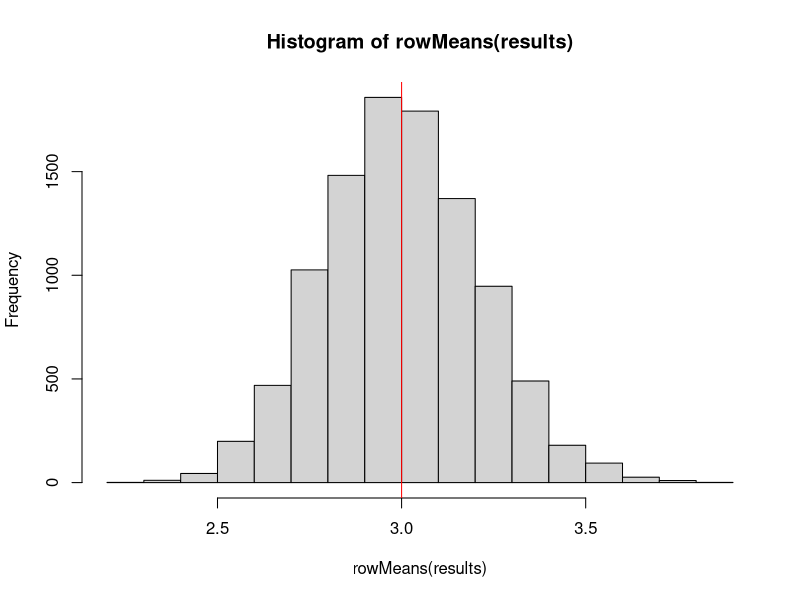
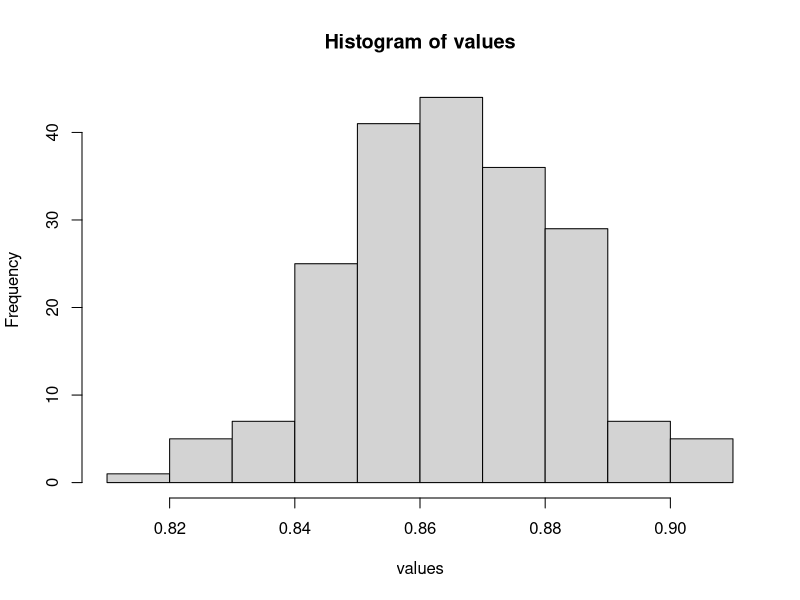

Reproduce these figures in R, in order.
set.seed(1928)
n <- 200
M <- 10000
lambda <- 1/3
results <- matrix(0, nrow = M, ncol = n)
for(m in 1:M){
  results[m, ] <- rexp(n, lambda)
}
# symmetry of the sample mean arrives with n smaller (30ish)
hist( rowMeans(results) )
abline(v = 1/lambda, col = 'red')

values <- apply(results, MARGIN = 2, 
                function(x){quantile(x, 0.25)})
# quantile values require larger n (e.g. 200) 
hist(values)


